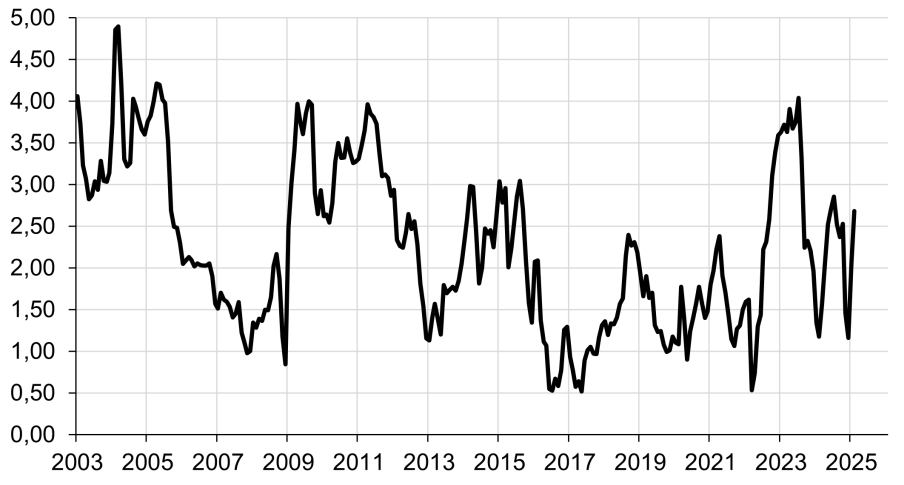
#> input picture cb_tp/inputs/tp_10y_book.png, 1808 x 970 px (shown at 1/2 size)
$ python extract_tp_10y_book.py
#> lines starting #> are read from the running program, lines starting #| are printed output that depends on the picture; after the words box and inside, x2 and y2 are one past the last pixel; in counts of white or black regions, pixels touching at a corner belong together
from __future__ import annotations

from pathlib import Path

import numpy as np
import pandas as pd
from PIL import Image, ImageDraw
from scipy.signal import find_peaks


BASE_DIR = Path(__file__).resolve().parent
IMAGE_PATH = BASE_DIR / "inputs" / "tp_10y_book.png"
OUTPUT_DIR = BASE_DIR / "output"
OUTPUT_DIR.mkdir(exist_ok=True)

X_LEFT = 153
X_RIGHT = 1711
Y_MAX = 5.3
Y_TICK = 0.5
START_DATE = "2003-01-31"
END_DATE = "2025-02-28"


def load_image() -> np.ndarray:
    return np.array(Image.open(IMAGE_PATH).convert("RGB")).astype(np.int16)


def build_masks(image: np.ndarray) -> dict[str, np.ndarray]:
    r = image[:, :, 0]
    g = image[:, :, 1]
    b = image[:, :, 2]

    return {
        "black": (r < 60) & (g < 60) & (b < 60),
        "grid": (
            (r > 180)
            & (r < 240)
            & (np.abs(r - g) < 12)
            & (np.abs(r - b) < 12)
            & (np.abs(g - b) < 12)
        ),
    }


def detect_y_bounds(grid_mask: np.ndarray, x_left: int, x_right: int) -> tuple[int, int]:
    counts = grid_mask[:, x_left : x_right + 1].sum(axis=1)
    peaks, _ = find_peaks(counts, distance=20, prominence=40)
    peaks = peaks[(peaks > 20) & (peaks < grid_mask.shape[0] - 20)]
    if len(peaks) < 2:
        raise RuntimeError("Could not detect enough horizontal grid lines")

    step_px = int(round(np.median(np.diff(peaks[:10]))))
    y_top = int(peaks[0])
    y_bottom = 867
    # y_bottom = int(y_top + step_px * int(round(Y_MAX / Y_TICK)))
    return y_top, y_bottom


def first_true_row(mask_2d: np.ndarray, default_row: int) -> np.ndarray:
    return np.where(mask_2d.any(axis=0), mask_2d.argmax(axis=0), default_row).astype(float)


def row_to_value(rows: np.ndarray, y_top: int, y_bottom: int) -> np.ndarray:
    plot_height = y_bottom - y_top
    return (plot_height - rows) / plot_height * Y_MAX


def save_overlay(
    image_path: Path,
    output_path: Path,
    x_left: int,
    x_right: int,
    y_top: int,
    y_bottom: int,
    tp_rows: np.ndarray,
) -> None:
    image = Image.open(image_path).convert("RGB")
    draw = ImageDraw.Draw(image)
    points = [(int(x_left + idx), int(y_top + row)) for idx, row in enumerate(tp_rows)]
    draw.line(points, fill=(0, 255, 0), width=2)
    draw.rectangle((x_left, y_top, x_right, y_bottom), outline=(255, 165, 0), width=1)
    image.save(output_path)


def main() -> None:
    image = load_image()
    masks = build_masks(image)
#> masks = 2 items

    y_top, y_bottom = detect_y_bounds(masks["grid"], X_LEFT, X_RIGHT)
#> in detect_y_bounds, `counts = grid_mask[:, x_left : x_right + 1].sum(axis=1)`: counts = 970 values, max 1559 at index 34, min 0 at index 0, mean 77.91
#> in detect_y_bounds, `peaks, _ = find_peaks(counts, distance=20, prominence=40)`: peaks = [35, 118, 201, 286, 368, 451, 536, 620, 703, 786, 867, 911, 940]
#> in detect_y_bounds, `step_px = int(round(np.median(np.diff(peaks[:10]))))`: step_px = 83
#> in detect_y_bounds, `y_top = int(peaks[0])`: y_top = 35
#> y_top = 35; y_bottom = 867
    black_crop = masks["black"][y_top : y_bottom + 1, X_LEFT : X_RIGHT + 1].copy()
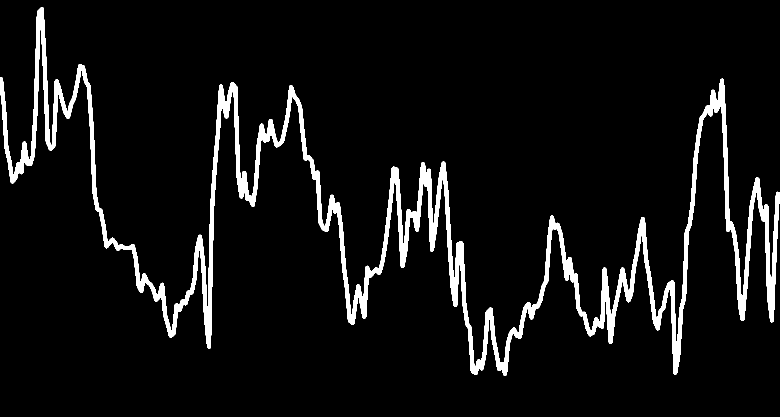
#> black_crop: shape (833, 1559) bool (shown at 1/2 size); 6.3% white; 1 white region, box (x1, y1, x2, y2) and area: (0, 14, 1559, 752) 81597
    black_crop[-8:, :] = False

    default_row = black_crop.shape[0] - 1
#> default_row = 832
    tp_rows = first_true_row(black_crop, default_row)
#> tp_rows = 1559 values, max 736 at index 949, min 14 at index 82, mean 432.6
    tp_rows = pd.Series(tp_rows).replace(default_row, np.nan).interpolate(limit_direction="both").bfill().ffill().to_numpy()
    tp = row_to_value(tp_rows, y_top=y_top, y_bottom=y_bottom)
#> in row_to_value, `plot_height = y_bottom - y_top`: plot_height = 832
#> tp = 1559 values, max 5.21 at index 82, min 0.612 at index 949, mean 2.54

    dates = pd.date_range(START_DATE, END_DATE, freq="M")
    sample_positions = np.linspace(0, len(tp) - 1, len(dates))
#> sample_positions = 266 values from 0 to 1558
    monthly = pd.DataFrame(
        {
            "date": dates,
            "tenor_years": 10,
            "source_file": "inputs/tp_10y_book.png",
            "series_kind": "tp",
            "tp": np.interp(sample_positions, np.arange(len(tp)), tp),
        }
    )
#> monthly = table of 266 rows and 5 columns

    pixel = pd.DataFrame(
        {
            "source_file": "inputs/tp_10y_book.png",
            "tenor_years": 10,
            "series_kind": "tp",
            "pixel_x": np.arange(X_LEFT, X_RIGHT + 1),
            "tp": tp,
        }
    )
#> pixel = table of 1559 rows and 5 columns

    monthly_path = OUTPUT_DIR / "tp_10y_book_digitized_monthly.csv"
    pixel_path = OUTPUT_DIR / "tp_10y_book_digitized_pixels.csv"
    overlay_path = OUTPUT_DIR / "overlay_tp_10y_book.png"

    monthly.to_csv(monthly_path, index=False)
    pixel.to_csv(pixel_path, index=False)
    save_overlay(IMAGE_PATH, overlay_path, X_LEFT, X_RIGHT, y_top, y_bottom, tp_rows)
#> in save_overlay, `points = [(int(x_left + idx), int(y_top + row)) for idx, row in enumer..`: points = 1559 pairs, first value 153 to 1711, second value 49 to 771
#> in save_overlay, `image.save(output_path)`:
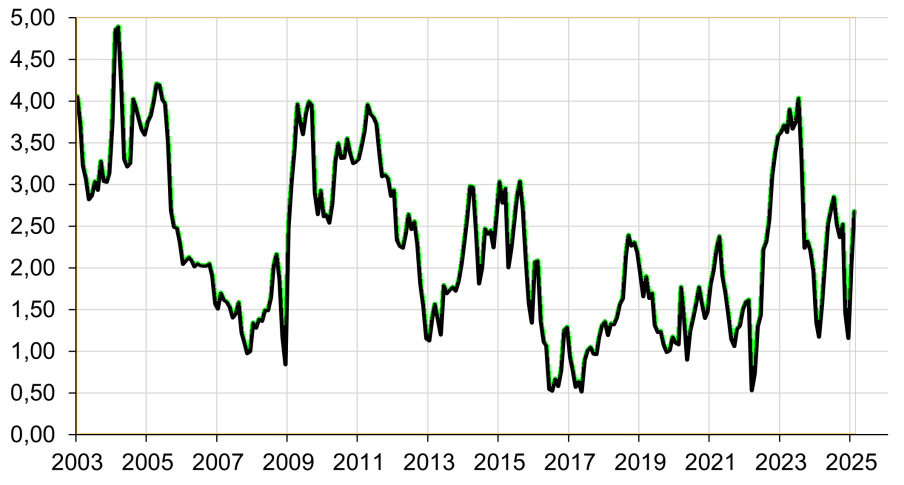
#> saved as overlay_tp_10y_book.png: PIL image 1808x970 RGB (shown at 1/2 size); mean R, G, B 235.1, 237.5, 234.5

    print(f"Saved monthly data to {monthly_path}")
    print(f"Saved pixel data to {pixel_path}")
    print(f"Saved overlay to {overlay_path}")


if __name__ == "__main__":
    main()
